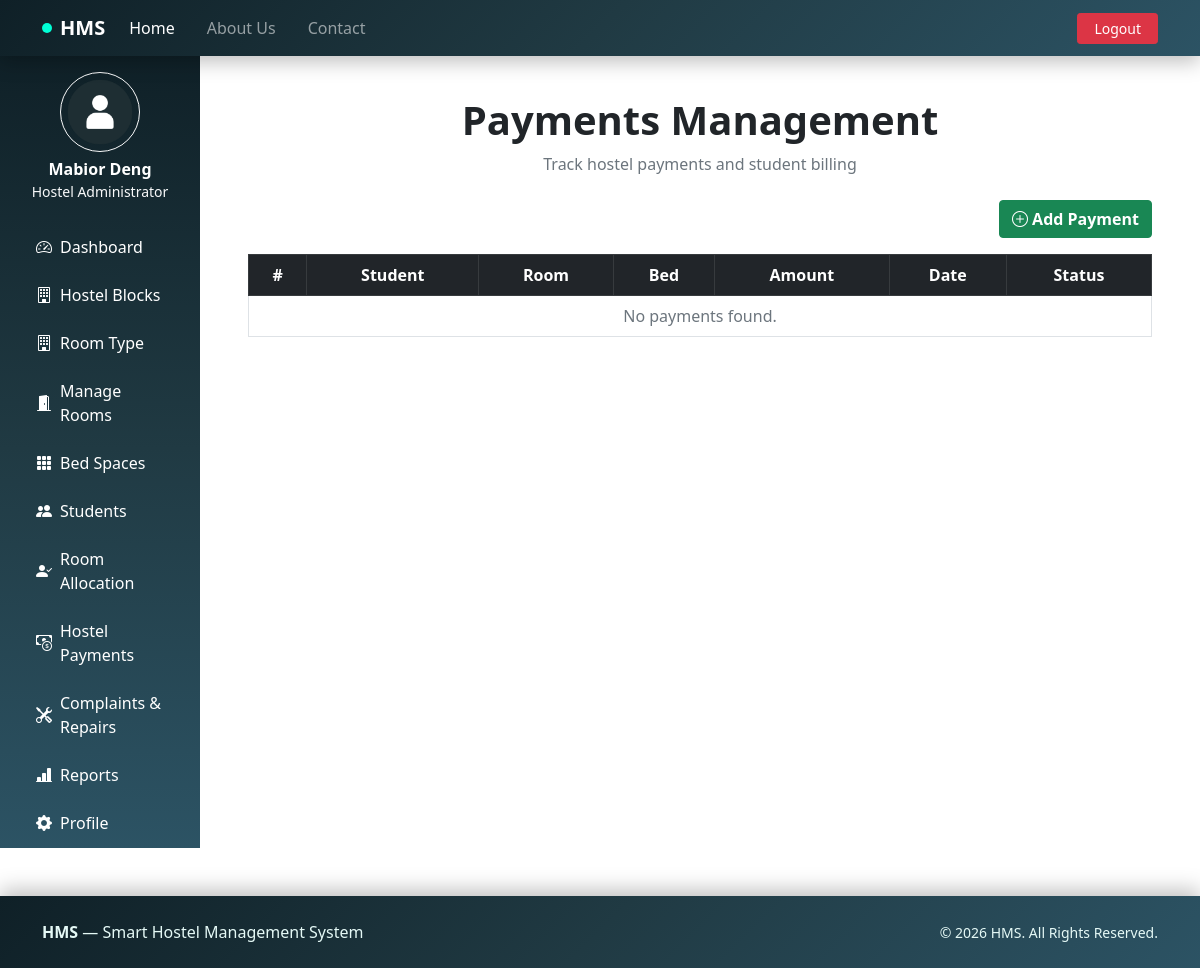
/admin/payments.php (signed in), run on an earlier commit of the app's database.
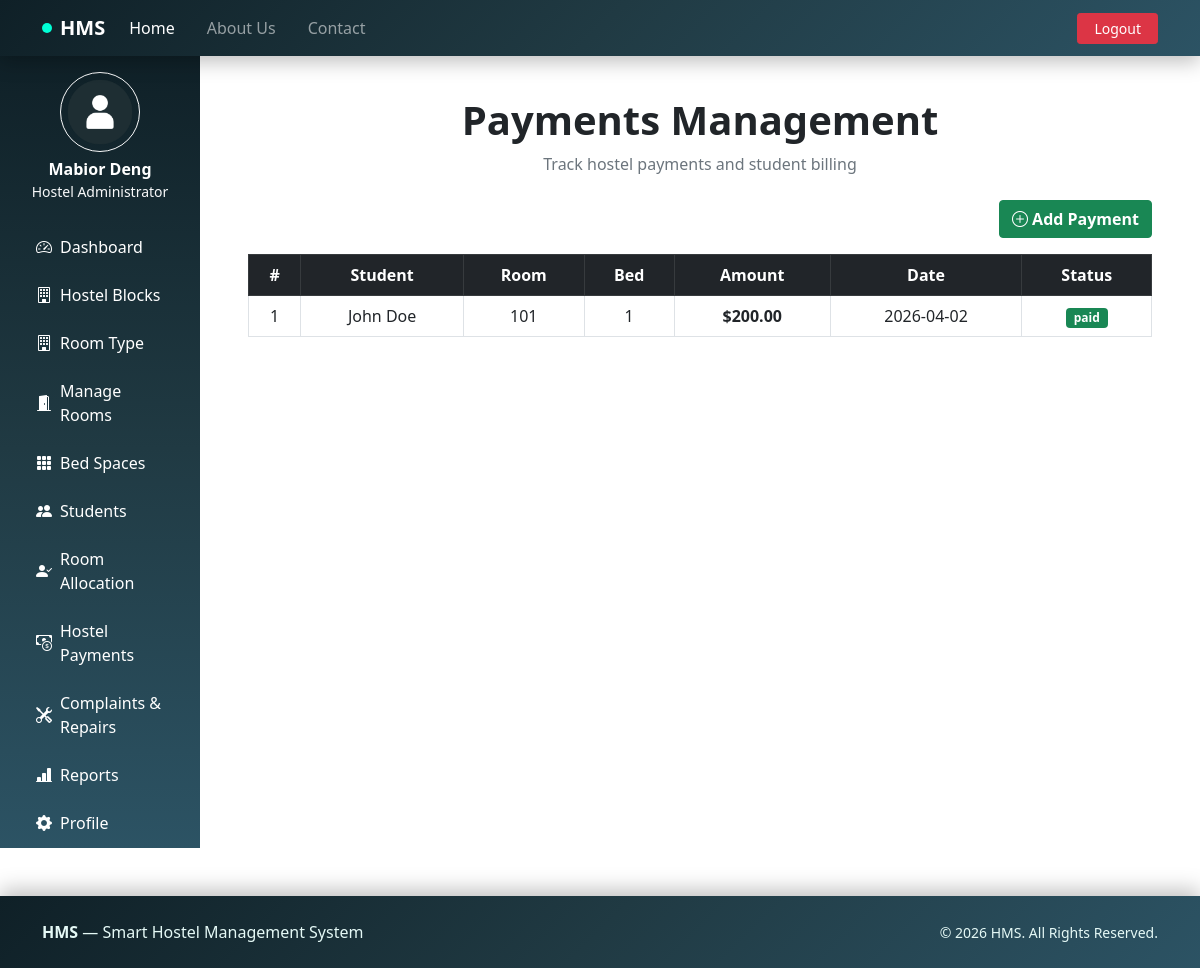
And on a later commit of the database.
### tables this page shows
CREATE TABLE `payments` (
  `id` int(11) UNSIGNED NOT NULL,
  `room_id` int(11) DEFAULT NULL,
  `bed_id` int(11) DEFAULT NULL,
  `allocation_id` int(11) NOT NULL,
  `amount` decimal(10,2) NOT NULL,
  `payment_date` date NOT NULL,
  `status` enum('paid','pending') DEFAULT 'paid',
  `created_at` timestamp NOT NULL DEFAULT current_timestamp(),
  `updated_at` timestamp(6) NOT NULL DEFAULT '0000-00-00 00:00:00.000000'
);

CREATE TABLE `users` (
  `id` int(10) UNSIGNED NOT NULL,
  `full_name` varchar(100) NOT NULL,
  `email` varchar(100) NOT NULL,
  `role` enum('student','admin') NOT NULL DEFAULT 'student',
  `password` varchar(255) NOT NULL,
  `created_at` timestamp NOT NULL DEFAULT current_timestamp(),
  `updated_at` timestamp NOT NULL DEFAULT current_timestamp() ON UPDATE current_timestamp(),
  `account_status` enum('active','inactive') NOT NULL DEFAULT 'active'
);

CREATE TABLE `rooms` (
  `id` int(11) UNSIGNED NOT NULL,
  `room_number` varchar(10) NOT NULL,
  `room_type_id` int(11) UNSIGNED NOT NULL,
  `floor` int(11) DEFAULT 1,
  `bed_capacity` int(11) DEFAULT 1,
  `status` enum('available','booked','maintenance') DEFAULT 'available',
  `notes` text DEFAULT NULL,
  `created_at` timestamp NOT NULL DEFAULT current_timestamp(),
  `updated_at` timestamp NOT NULL DEFAULT current_timestamp() ON UPDATE current_timestamp()
);

CREATE TABLE `beds` (
  `id` int(11) UNSIGNED NOT NULL,
  `room_id` int(11) NOT NULL,
  `bed_number` varchar(10) NOT NULL,
  `status` enum('available','booked','maintenance') DEFAULT 'available',
  `notes` text DEFAULT NULL,
  `created_at` timestamp NOT NULL DEFAULT current_timestamp(),
  `updated_at` timestamp NOT NULL DEFAULT current_timestamp() ON UPDATE current_timestamp()
);

### admin/payments.php (the view, shortened to what this page needs)
<?php
include('includes/dashboardheader.php');
$paymentsResult = mysqli_query($conn, "
    SELECT
        p.id,
        u.full_name,
        r.room_number,
        b.bed_number,
        p.amount,
        p.payment_date,
        p.status
    FROM payments p
    LEFT JOIN allocations a ON p.allocation_id = a.id
    LEFT JOIN users u ON a.student_id = u.id
    LEFT JOIN rooms r ON a.room_id = r.id
    LEFT JOIN beds b ON a.bed_id = b.id
    ORDER BY p.payment_date DESC
");
?>
<div class="container-fluid py-4">
    <div class="text-center mb-4">
        <h1 class="fw-bold">Payments Management</h1>
        <p class="text-muted">Track hostel payments and student billing</p>
    </div>
    <div class="d-flex justify-content-end mb-3">
        <button class="btn btn-success fw-bold" data-bs-toggle="modal" data-bs-target="#addPaymentModal">
            <i class="bi bi-plus-circle"></i> Add Payment
        </button>
    </div>
    <div class="table-responsive">
        <table class="table table-bordered table-hover text-center align-middle">
            <thead class="table-dark">
                <tr>
                    <th>#</th>
                    <th>Student</th>
                    <th>Room</th>
                    <th>Bed</th>
                    <th>Amount</th>
                    <th>Date</th>
                    <th>Status</th>
                </tr>
            </thead>
            <tbody>
                <?php if(mysqli_num_rows($paymentsResult) > 0): ?>
                    <?php $i=1; ?>
                    <?php while($pay = mysqli_fetch_assoc($paymentsResult)): ?>
                        <tr>
                            <td><?= $i++; ?></td>
                            <td><?= htmlspecialchars($pay['full_name'] ?? 'N/A'); ?></td>
                            <td><?= htmlspecialchars($pay['room_number'] ?? '-'); ?></td>
                            <td><?= htmlspecialchars($pay['bed_number'] ?? '-'); ?></td>
                            <td><strong>$<?= htmlspecialchars($pay['amount']); ?></strong></td>
                            <td><?= htmlspecialchars($pay['payment_date']); ?></td>
                            <td>
                                <span class="badge bg-<?= $pay['status'] === 'paid' ? 'success' : 'warning'; ?>">
                                    <?= htmlspecialchars($pay['status']); ?>
                                </span>
                            </td>
                        </tr>
                    <?php endwhile; ?>
                <?php else: ?>
                    <tr>
                        <td colspan="7" class="text-muted">No payments found.</td>
                    </tr>
                <?php endif; ?>
            </tbody>
        </table>
    </div>
</div>
<?php include('includes/dashboardfooter.php'); ?>

### includes/header1.php (shortened to what this page needs)
<!DOCTYPE html>
<html lang="en">
<head>
    <link rel="stylesheet" href="../assets/bootstrap-5.0.2-dist/css/bootstrap.min.css">
    <link rel="stylesheet" href="https://cdn.jsdelivr.net/npm/bootstrap-icons@1.11.1/font/bootstrap-icons.css">
</head>
<body>
<nav class="navbar navbar-expand-lg navbar-dark fixed-top"
     style="background: linear-gradient(135deg, #0f2027, #203a43, #2c5364); backdrop-filter: blur(8px); box-shadow: 0 6px 20px rgba(0,0,0,0.25);">
    <div class="container">
        <a class="navbar-brand fw-bold d-flex align-items-center gap-2" href="index.php">
            <span style="width:10px;height:10px;border-radius:50%;background:#00ffd5;display:inline-block;"></span>
            HMS
        </a>
        <div class="collapse navbar-collapse" id="guestNav">
            <ul class="navbar-nav me-auto mb-2 mb-lg-0 gap-lg-3">
                <li class="nav-item">
                    <a class="nav-link active fw-semibold" href="index.php">Home</a>
                </li>
                <li class="nav-item">
                    <a class="nav-link fw-semibold" href="about.php">About Us</a>
                </li>
                <li class="nav-item">
                    <a class="nav-link fw-semibold" href="contact.php">Contact</a>
                </li>
            </ul>
        <div class="d-flex gap-2">
            <?php if (!isset($_SESSION['user_id'])): ?>
                <a href="login.php" class="btn btn-outline-info btn-sm px-3">Login</a>
                <a href="register.php" class="btn btn-info btn-sm px-3 text-dark fw-semibold">Register</a>
            <?php else: ?>
                <a href="../actions/logout.php" class="btn btn-danger btn-sm px-3">Logout</a>
            <?php endif; ?>
        </div>
        </div>
    </div>
</nav>

### admin/includes/dashboardheader.php (shortened to what this page needs)
<?php
include('../includes/header1.php');
?>
<div class="container-fluid my-5">
    <div class="row">
<nav id="sidebarMenu" class="col-md-3 col-lg-2 d-md-block sidebar vh-100"
     style="background: linear-gradient(180deg, #0f2027, #203a43, #2c5364);">
    <div class="position-sticky pt-4">
        <div class="text-center mb-4">
            <img src="../assets/images/user-avatar.png"
                 alt="Admin Avatar"
                 class="rounded-circle mb-2 border border-light"
                 width="80">
            <h6 class="text-white fw-bold mb-0">
                <?php echo htmlspecialchars($_SESSION['full_name']); ?>
            </h6>
            <small class="text-light">Hostel Administrator</small>
        </div>
        <ul class="nav flex-column px-2">
            <li class="nav-item mb-2">
                <a class="nav-link text-white d-flex align-items-center rounded px-3 py-2"
                   href="dashboard.php">
                    <i class="bi bi-speedometer2 me-2"></i>
                    Dashboard
                </a>
            </li>
            <li class="nav-item mb-2">
                <a class="nav-link text-white d-flex align-items-center rounded px-3 py-2"
                   href="blocks.php">
                    <i class="bi bi-building me-2"></i>
                    Hostel Blocks
                </a>
            </li>
            <li class="nav-item mb-2">
                <a class="nav-link text-white d-flex align-items-center rounded px-3 py-2"
                   href="room_types.php">
                    <i class="bi bi-building me-2"></i>
                    Room Type
                </a>
            </li>
            <li class="nav-item mb-2">
                <a class="nav-link text-white d-flex align-items-center rounded px-3 py-2"
                   href="rooms.php">
                    <i class="bi bi-door-open-fill me-2"></i>
                    Manage Rooms
                </a>
            </li>
            <li class="nav-item mb-2">
                <a class="nav-link text-white d-flex align-items-center rounded px-3 py-2"
                   href="beds.php">
                    <i class="bi bi-grid-3x3-gap-fill me-2"></i>
                    Bed Spaces
                </a>
            </li>
            <li class="nav-item mb-2">
                <a class="nav-link text-white d-flex align-items-center rounded px-3 py-2"
                   href="students.php">
                    <i class="bi bi-people-fill me-2"></i>
                    Students
                </a>
            </li>
            <li class="nav-item mb-2">
                <a class="nav-link text-white d-flex align-items-center rounded px-3 py-2"
                   href="allocations.php">
                    <i class="bi bi-person-check-fill me-2"></i>
                    Room Allocation
                </a>
            </li>
            <li class="nav-item mb-2">
                <a class="nav-link text-white d-flex align-items-center rounded px-3 py-2"
                   href="payments.php">
                    <i class="bi bi-cash-coin me-2"></i>
                    Hostel Payments
                </a>
            </li>
            <li class="nav-item mb-2">
                <a class="nav-link text-white d-flex align-items-center rounded px-3 py-2"
                   href="complaints.php">
                    <i class="bi bi-tools me-2"></i>
                    Complaints & Repairs
                </a>
            </li>
            <li class="nav-item mb-2">
                <a class="nav-link text-white d-flex align-items-center rounded px-3 py-2"
                   href="reports.php">
                    <i class="bi bi-bar-chart-line-fill me-2"></i>
                    Reports
                </a>
            </li>
            <li class="nav-item mb-2">
                <a class="nav-link text-white d-flex align-items-center rounded px-3 py-2"
                   href="profile.php">
                    <i class="bi bi-gear-fill me-2"></i>
                    Profile
                </a>
            </li>
            <li class="nav-item mt-4">
                <a class="nav-link text-white d-flex align-items-center rounded px-3 py-2"
                   href="../actions/logout.php">
                    <i class="bi bi-box-arrow-right me-2"></i>
                </a>
            </li>
        </ul>
    </div>
</nav>
        <main class="col-md-9 ms-sm-auto col-lg-10 px-md-4 py-4">

### admin/includes/dashboardfooter.php
        </main>
    </div>
</div>
<?php include('../includes/footer1.php'); ?>

### includes/footer1.php (shortened to what this page needs)
<footer style="background: linear-gradient(135deg, #0f2027, #203a43, #2c5364);
              color: #e5f9f6;
              padding: 1.5rem 0;
              margin-top: auto;
              box-shadow: 0 -6px 20px rgba(0,0,0,0.25);
              backdrop-filter: blur(8px);">
    <div class="container">
        <div class="row text-center text-md-start align-items-center">
            <div class="col-md-6 mb-2 mb-md-0">
                <strong>HMS</strong> — Smart Hostel Management System
            </div>
            <div class="col-md-6 text-md-end">
                <small>
                    &copy; <?php echo date("Y"); ?> HMS. All Rights Reserved.
                </small>
            </div>
        </div>
    </div>
</footer>
</body>
</html>

What changed in the data, as far as the page shows it:
added payments: users.full_name "John Doe", rooms.room_number "101", beds.bed_number "1", amount "200.00", payment_date "2026-04-02", status "paid"
Also different on the page:
text no longer shown: "No payments found."
